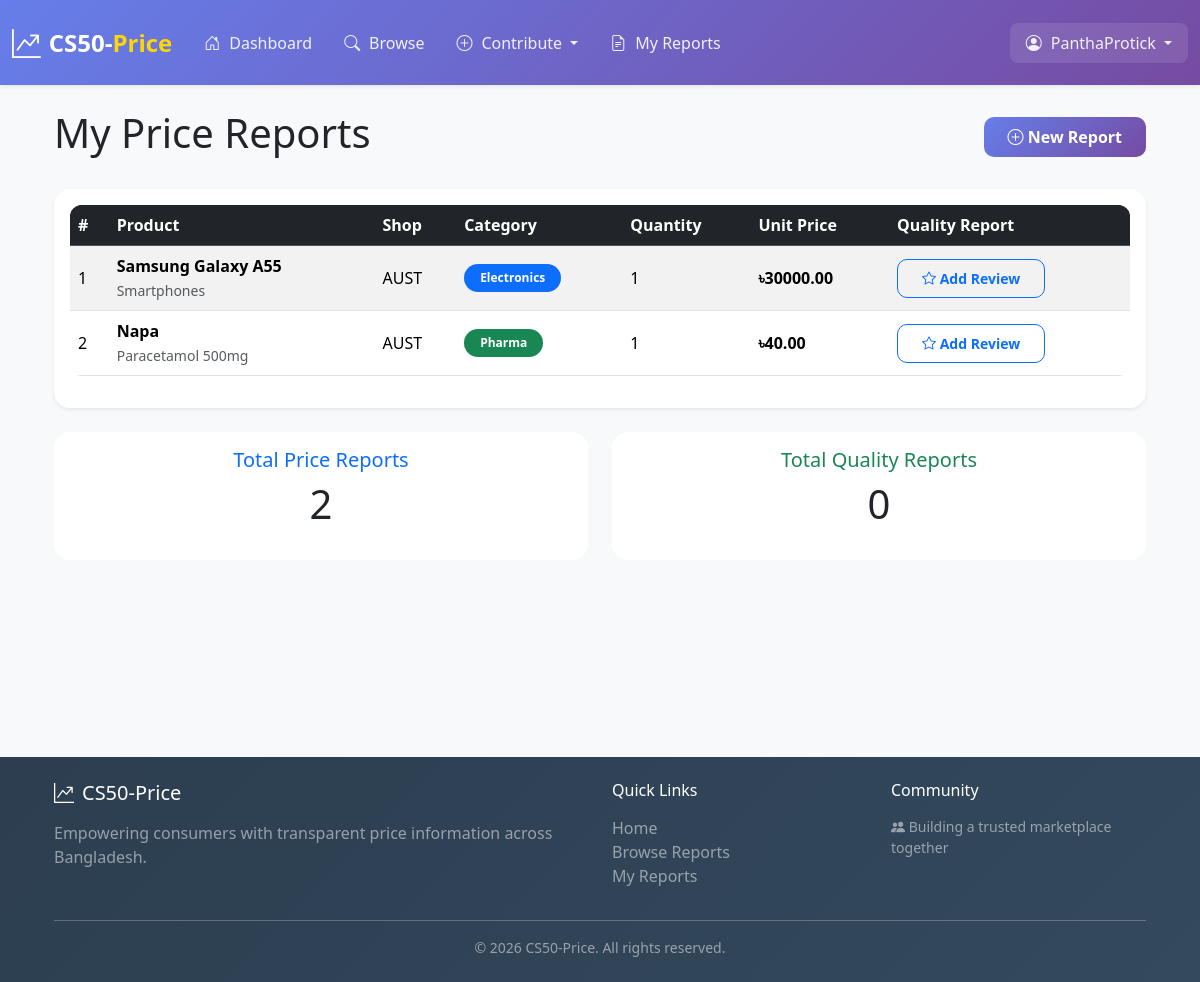
/user/price_reports (signed in), run on an earlier commit of the app's database.
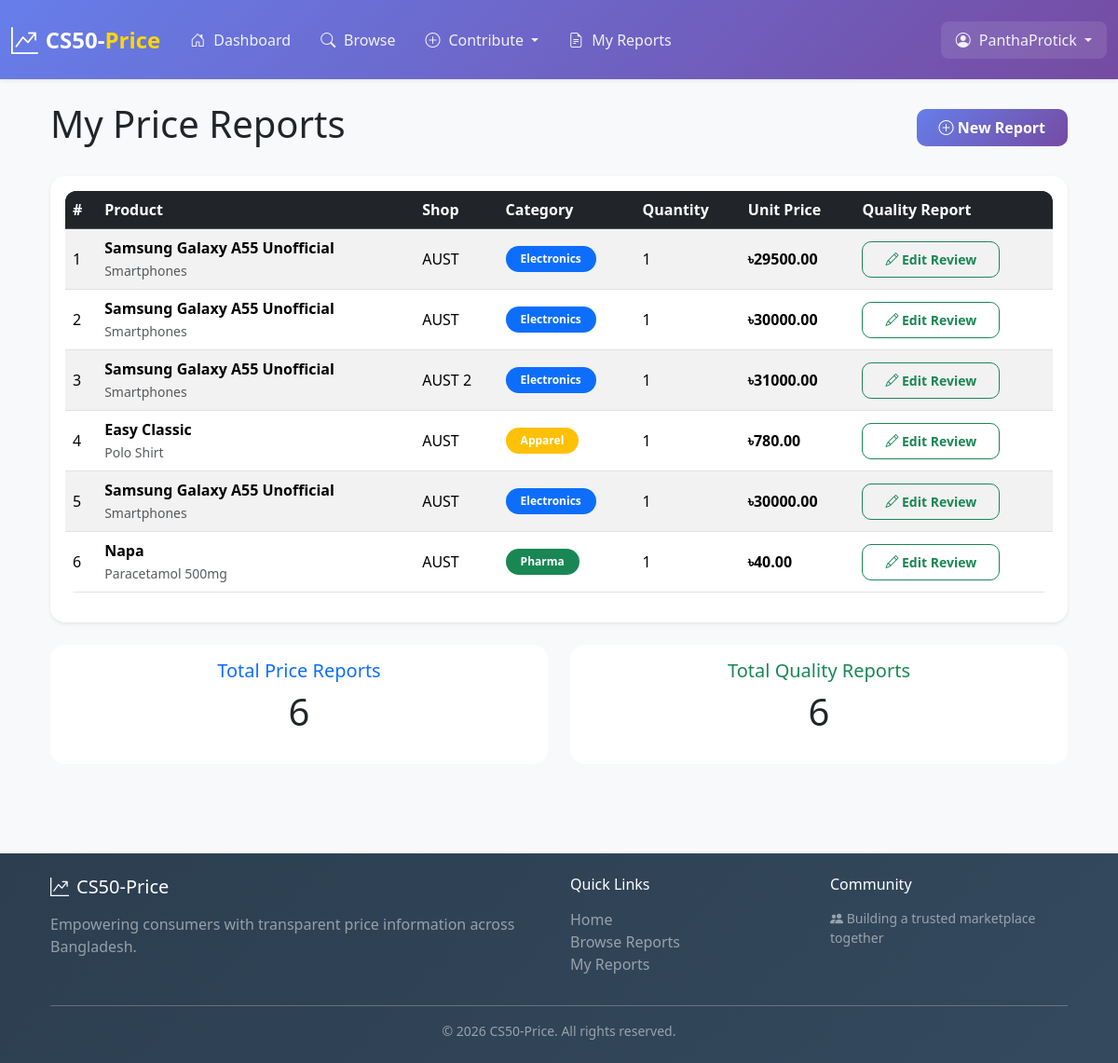
And on a later commit of the database.
### tables this page shows
CREATE TABLE price_reports (
  id INTEGER PRIMARY KEY AUTOINCREMENT,
  user_id INTEGER NOT NULL,
  shop_id INTEGER NOT NULL,
  product_alias_id INTEGER NOT NULL,
  price_paid REAL NOT NULL,
  quantity INTEGER NOT NULL DEFAULT 1,
  reported_at DATETIME NOT NULL DEFAULT CURRENT_TIMESTAMP,

  FOREIGN KEY (user_id) REFERENCES users(id),
  FOREIGN KEY (shop_id) REFERENCES shops(id),
  FOREIGN KEY (product_alias_id) REFERENCES product_aliases(id)
);

CREATE TABLE product_aliases (
  id INTEGER PRIMARY KEY AUTOINCREMENT,
  product_id INTEGER NOT NULL,
  alias_name TEXT NOT NULL,

  FOREIGN KEY (product_id) REFERENCES products(id),
  UNIQUE (product_id, alias_name)
);

CREATE TABLE products (
  id INTEGER PRIMARY KEY AUTOINCREMENT,
  canonical_name TEXT NOT NULL,
  category TEXT NOT NULL CHECK (
    category IN ('electronics','pharma','apparel','food')
  ),
  created_at DATETIME NOT NULL DEFAULT CURRENT_TIMESTAMP
);

CREATE TABLE shops (
    id INTEGER PRIMARY KEY AUTOINCREMENT,
    name TEXT NOT NULL,
    address TEXT NOT NULL,
    latitude REAL NOT NULL,
    longitude REAL NOT NULL,
    created_at TEXT DEFAULT CURRENT_TIMESTAMP
);

CREATE TABLE quality_reports (
  id INTEGER PRIMARY KEY AUTOINCREMENT,
  price_report_id INTEGER NOT NULL UNIQUE,
  user_id INTEGER NOT NULL,
  category TEXT NOT NULL CHECK (category IN ('electronics','pharma','apparel','food')),
  confidence_score REAL DEFAULT 0.5 CHECK (confidence_score BETWEEN 0 AND 1),
  created_at DATETIME NOT NULL DEFAULT CURRENT_TIMESTAMP,
  FOREIGN KEY (price_report_id) REFERENCES price_reports(id),
  FOREIGN KEY (user_id) REFERENCES users(id)
);

### routes/user.py (the view)
@user_bp.route("/user/price_reports")
@login_required
def user_price_reports():
    try:
        price_reports = db.execute(
            "SELECT pr.id, s.name AS shop_name, pa.alias_name, p.canonical_name, p.category, pr.price_paid, pr.quantity, "
            "qr.id AS quality_report_id "
            "FROM price_reports pr "
            "JOIN shops s ON pr.shop_id = s.id "
            "JOIN product_aliases pa ON pr.product_alias_id = pa.id "
            "JOIN products p ON pa.product_id = p.id "
            "LEFT JOIN quality_reports qr ON qr.price_report_id = pr.id "
            "WHERE pr.user_id = ? "
            "ORDER BY pr.reported_at DESC",
            session.get("user_id")
        )
    except Exception as e:
        print(f"Database error: {e}")
        return apology("Failed to load price reports", 500)
    return render_template("user_price_reports.html", price_reports=price_reports)

### app.py (called while the page is built)
@app.after_request
def after_request(response):
    response.headers["Cache-Control"] = "no-cache, no-store, must-revalidate"
    response.headers["Expires"] = 0
    response.headers["Pragma"] = "no-cache"
    return response

### helpers.py (called while the page is built)
def login_required(f):
    @wraps(f)
    def decorated_function(*args, **kwargs):
        if session.get("user_id") is None:
            return redirect("/login")
        return f(*args, **kwargs)
    return decorated_function

### templates/user_price_reports.html (shortened to what this page needs)
{% extends "layout.html" %}
{% block content %}
<div class="container mt-4">
  <div class="d-flex justify-content-between align-items-center mb-4">
    <h1>My Price Reports</h1>
    <a href="/create/price_report" class="btn btn-primary">
      <i class="bi bi-plus-circle"></i> New Report
    </a>
  </div>
  {% if price_reports %}
  <div class="card shadow-sm">
    <div class="card-body">
      <div class="table-responsive">
        <table class="table table-hover table-striped align-middle">
          <thead class="table-dark">
            <tr>
              <th scope="col">#</th>
              <th scope="col">Product</th>
              <th scope="col">Shop</th>
              <th scope="col">Category</th>
              <th scope="col">Quantity</th>
              <th scope="col">Unit Price</th>
              <th scope="col">Quality Report</th>
            </tr>
          </thead>
          <tbody>
            {% for report in price_reports %}
            <tr>
              <td>{{ loop.index }}</td>
              <td>
                <strong>{{ report.alias_name }}</strong>
                <br>
                <small class="text-muted">{{ report.canonical_name }}</small>
              </td>
              <td>{{ report.shop_name }}</td>
              <td>
                <span class="badge
                  {% if report.category == 'electronics' %}bg-primary
                  {% elif report.category == 'pharma' %}bg-success
                  {% elif report.category == 'apparel' %}bg-warning
                  {% elif report.category == 'food' %}bg-info
                  {% else %}bg-secondary
                  {% endif %}">
                  {{ report.category|capitalize }}
                </span>
              </td>
              <td>{{ report.quantity }}</td>
              <td class="fw-bold">৳{{ "%.2f"|format(report.price_paid / report.quantity) }}</td>
              <td>
                {% if report.quality_report_id %}
                <a href="/create/quality_report/{{ report.id }}" class="btn btn-sm btn-outline-success">
                  <i class="bi bi-pencil"></i> Edit Review
                </a>
                {% else %}
                <a href="/create/quality_report/{{ report.id }}" class="btn btn-sm btn-outline-primary">
                  <i class="bi bi-star"></i> Add Review
                </a>
                {% endif %}
              </td>
            </tr>
            {% endfor %}
          </tbody>
        </table>
      </div>
    </div>
  </div>
  <div class="row mt-4">
    <div class="col-md-6">
      <div class="card text-center border-primary">
        <div class="card-body">
          <h5 class="card-title text-primary">Total Price Reports</h5>
          <p class="display-6">{{ price_reports|length }}</p>
        </div>
      </div>
    </div>
    <div class="col-md-6">
      <div class="card text-center border-success">
        <div class="card-body">
          <h5 class="card-title text-success">Total Quality Reports</h5>
          <p class="display-6">{{ price_reports|selectattr('quality_report_id')|list|length }}</p>
        </div>
      </div>
    </div>
  </div>
  {% endif %}
</div>
{% endblock %}

What changed in the data, as far as the page shows it:
no longer on one of the page's lists (row unchanged): price_reports: alias_name "Samsung Galaxy A55", canonical_name "Smartphones", shop_name "AUST", category "Electronics", quantity "1", report.price_paid/report.quantity "30000.00"
no longer on one of the page's lists (row unchanged): price_reports: alias_name "Napa", canonical_name "Paracetamol 500mg", shop_name "AUST", category "Pharma", quantity "1", report.price_paid/report.quantity "40.00"
added quality_reports: alias_name "Samsung Galaxy A55 Unofficial", canonical_name "Smartphones", shop_name "AUST", category "Electronics", quantity "1"
added price_reports: report.price_paid/report.quantity "29500.00"
added quality_reports: alias_name "Samsung Galaxy A55 Unofficial", canonical_name "Smartphones", shop_name "AUST", category "Electronics", quantity "1"
added price_reports: report.price_paid/report.quantity "30000.00"
added quality_reports: alias_name "Samsung Galaxy A55 Unofficial", canonical_name "Smartphones", shop_name "AUST 2", category "Electronics", quantity "1"
added price_reports: report.price_paid/report.quantity "31000.00"
added quality_reports: alias_name "Easy Classic", canonical_name "Polo Shirt", shop_name "AUST", category "Apparel", quantity "1"
added price_reports: report.price_paid/report.quantity "780.00"
added quality_reports: alias_name "Samsung Galaxy A55 Unofficial", canonical_name "Smartphones", shop_name "AUST", category "Electronics", quantity "1", {{ "%.2f"|format(report.price_paid / report.quantity) }} "30000.00"
added quality_reports: alias_name "Napa", canonical_name "Paracetamol 500mg", shop_name "AUST", category "Pharma", quantity "1", {{ "%.2f"|format(report.price_paid / report.quantity) }} "40.00"
Also different on the page:
{{ price_reports|length }}: "2" → "6"
{{ price_reports|selectattr('quality_report_id')|list|length }}: "0" → "6"
